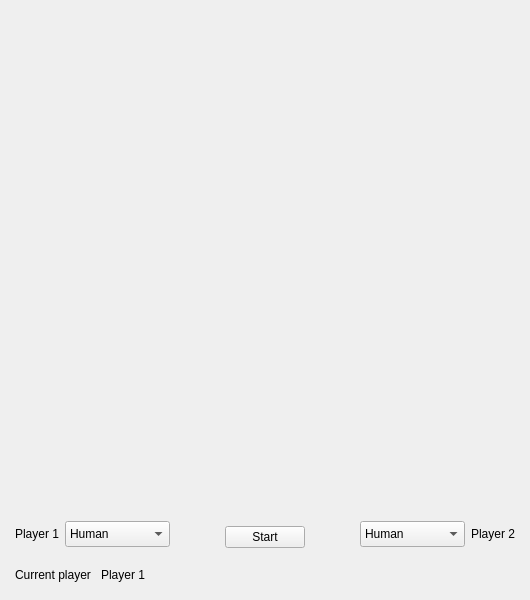
<?xml version="1.0" encoding="UTF-8"?>
<ui version="4.0">
 <class>MainWindow</class>
 <widget class="QMainWindow" name="MainWindow">
  <property name="geometry">
   <rect>
    <x>0</x>
    <y>0</y>
    <width>530</width>
    <height>598</height>
   </rect>
  </property>
  <property name="windowTitle">
   <string>Tic Tac Toe Toy</string>
  </property>
  <widget class="QWidget" name="centralwidget">
   <layout class="QGridLayout" name="gridLayout_2">
    <item row="0" column="0" rowspan="4">
     <spacer name="horizontalSpacer_3">
      <property name="orientation">
       <enum>Qt::Horizontal</enum>
      </property>
      <property name="sizeHint" stdset="0">
       <size>
        <width>52</width>
        <height>20</height>
       </size>
      </property>
     </spacer>
    </item>
    <item row="0" column="1">
     <spacer name="verticalSpacer">
      <property name="orientation">
       <enum>Qt::Vertical</enum>
      </property>
      <property name="sizeHint" stdset="0">
       <size>
        <width>20</width>
        <height>82</height>
       </size>
      </property>
     </spacer>
    </item>
    <item row="0" column="2" rowspan="4">
     <spacer name="horizontalSpacer_4">
      <property name="orientation">
       <enum>Qt::Horizontal</enum>
      </property>
      <property name="sizeHint" stdset="0">
       <size>
        <width>52</width>
        <height>20</height>
       </size>
      </property>
     </spacer>
    </item>
    <item row="1" column="1">
     <widget class="Grid" name="w_grid" native="true">
      <property name="minimumSize">
       <size>
        <width>500</width>
        <height>500</height>
       </size>
      </property>
     </widget>
    </item>
    <item row="2" column="1">
     <layout class="QGridLayout" name="gridLayout">
      <item row="0" column="1">
       <widget class="QComboBox" name="cb_p1">
        <property name="minimumSize">
         <size>
          <width>105</width>
          <height>26</height>
         </size>
        </property>
        <item>
         <property name="text">
          <string>Human</string>
         </property>
        </item>
        <item>
         <property name="text">
          <string>Computer</string>
         </property>
        </item>
       </widget>
      </item>
      <item row="0" column="0">
       <widget class="QLabel" name="lb_p1">
        <property name="text">
         <string>Player 1</string>
        </property>
       </widget>
      </item>
      <item row="0" column="2" rowspan="2">
       <spacer name="horizontalSpacer">
        <property name="orientation">
         <enum>Qt::Horizontal</enum>
        </property>
        <property name="sizeHint" stdset="0">
         <size>
          <width>68</width>
          <height>20</height>
         </size>
        </property>
       </spacer>
      </item>
      <item row="0" column="4" rowspan="2">
       <spacer name="horizontalSpacer_2">
        <property name="orientation">
         <enum>Qt::Horizontal</enum>
        </property>
        <property name="sizeHint" stdset="0">
         <size>
          <width>68</width>
          <height>20</height>
         </size>
        </property>
       </spacer>
      </item>
      <item row="0" column="3" rowspan="2">
       <widget class="QPushButton" name="pb_start">
        <property name="text">
         <string>Start</string>
        </property>
       </widget>
      </item>
      <item row="0" column="7">
       <widget class="QLabel" name="lb_p2">
        <property name="text">
         <string>Player 2</string>
        </property>
       </widget>
      </item>
      <item row="0" column="5" colspan="2">
       <widget class="QComboBox" name="cb_p2">
        <property name="minimumSize">
         <size>
          <width>105</width>
          <height>26</height>
         </size>
        </property>
        <item>
         <property name="text">
          <string>Human</string>
         </property>
        </item>
        <item>
         <property name="text">
          <string>Computer</string>
         </property>
        </item>
       </widget>
      </item>
     </layout>
    </item>
    <item row="3" column="1">
     <layout class="QHBoxLayout" name="horizontalLayout">
      <item>
       <widget class="QLabel" name="lb_player">
        <property name="styleSheet">
         <string notr="true"/>
        </property>
        <property name="text">
         <string>Current player </string>
        </property>
       </widget>
      </item>
      <item>
       <widget class="QLabel" name="lb_curPlayer">
        <property name="sizePolicy">
         <sizepolicy hsizetype="Fixed" vsizetype="Fixed">
          <horstretch>0</horstretch>
          <verstretch>0</verstretch>
         </sizepolicy>
        </property>
        <property name="minimumSize">
         <size>
          <width>32</width>
          <height>32</height>
         </size>
        </property>
        <property name="text">
         <string>Player 1</string>
        </property>
       </widget>
      </item>
      <item>
       <spacer name="horizontalSpacer_5">
        <property name="orientation">
         <enum>Qt::Horizontal</enum>
        </property>
        <property name="sizeHint" stdset="0">
         <size>
          <width>40</width>
          <height>20</height>
         </size>
        </property>
       </spacer>
      </item>
      <item>
       <widget class="QLabel" name="lb_infos">
        <property name="minimumSize">
         <size>
          <width>300</width>
          <height>0</height>
         </size>
        </property>
        <property name="font">
         <font>
          <bold>true</bold>
         </font>
        </property>
        <property name="text">
         <string/>
        </property>
        <property name="alignment">
         <set>Qt::AlignRight|Qt::AlignTrailing|Qt::AlignVCenter</set>
        </property>
       </widget>
      </item>
     </layout>
    </item>
   </layout>
  </widget>
 </widget>
 <customwidgets>
  <customwidget>
   <class>Grid</class>
   <extends>QWidget</extends>
   <header>src/ui/grid.h</header>
   <container>1</container>
  </customwidget>
 </customwidgets>
 <resources/>
 <connections/>
</ui>
